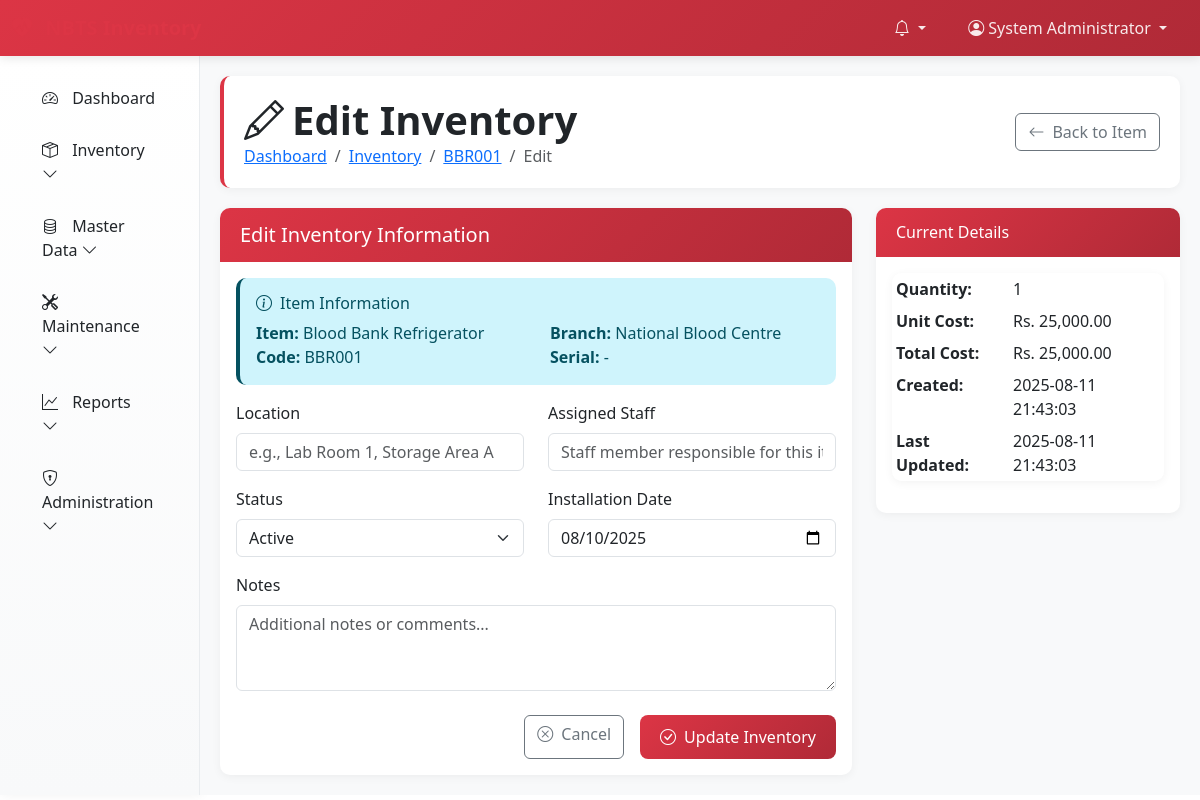
Page /pages/inventory/edit.php?id=3 (signed in) on the committed database.
### tables this page shows
CREATE TABLE IF NOT EXISTS `inventory` (
  `id` int NOT NULL AUTO_INCREMENT,
  `item_id` int NOT NULL,
  `branch_id` int NOT NULL,
  `serial_number` varchar(100) DEFAULT NULL,
  `batch_number` varchar(100) DEFAULT NULL,
  `purchase_date` date DEFAULT NULL,
  `supplier_id` int DEFAULT NULL,
  `allocation_id` int DEFAULT NULL,
  `is_allocated` tinyint(1) DEFAULT '0',
  `invoice_number` varchar(100) DEFAULT NULL,
  `warranty_start_date` date DEFAULT NULL,
  `warranty_end_date` date DEFAULT NULL,
  `installation_date` date DEFAULT NULL,
  `location` varchar(200) DEFAULT NULL,
  `assigned_staff` varchar(100) DEFAULT NULL,
  `status` enum('active','maintenance','repair','disposed','lost','damaged') NOT NULL DEFAULT 'active',
  `quantity` int NOT NULL DEFAULT '1',
  `unit_cost` decimal(10,2) DEFAULT '0.00',
  `total_cost` decimal(10,2) DEFAULT '0.00',
  `qr_code` varchar(255) DEFAULT NULL,
  `notes` text,
  `created_at` timestamp NULL DEFAULT CURRENT_TIMESTAMP,
  `updated_at` timestamp NULL DEFAULT CURRENT_TIMESTAMP ON UPDATE CURRENT_TIMESTAMP,
  PRIMARY KEY (`id`),
  KEY `item_id` (`item_id`),
  KEY `branch_id` (`branch_id`),
  KEY `supplier_id` (`supplier_id`),
  KEY `idx_serial` (`serial_number`),
  KEY `idx_status` (`status`),
  KEY `idx_warranty` (`warranty_end_date`)
);

CREATE TABLE IF NOT EXISTS `items` (
  `id` int NOT NULL AUTO_INCREMENT,
  `name` varchar(200) NOT NULL,
  `code` varchar(50) NOT NULL,
  `category_id` int NOT NULL,
  `brand` varchar(100) DEFAULT NULL,
  `model` varchar(100) DEFAULT NULL,
  `description` text,
  `unit_of_measure` varchar(20) DEFAULT 'pcs',
  `unit_cost` decimal(10,2) DEFAULT '0.00',
  `reorder_level` int DEFAULT '0',
  `qr_code` varchar(255) DEFAULT NULL,
  `is_active` tinyint(1) NOT NULL DEFAULT '1',
  `created_at` timestamp NULL DEFAULT CURRENT_TIMESTAMP,
  `updated_at` timestamp NULL DEFAULT CURRENT_TIMESTAMP ON UPDATE CURRENT_TIMESTAMP,
  PRIMARY KEY (`id`),
  UNIQUE KEY `code` (`code`),
  KEY `category_id` (`category_id`)
);

CREATE TABLE IF NOT EXISTS `branches` (
  `id` int NOT NULL AUTO_INCREMENT,
  `name` varchar(100) NOT NULL,
  `code` varchar(20) NOT NULL,
  `address` text NOT NULL,
  `city` varchar(50) NOT NULL,
  `district` varchar(50) NOT NULL,
  `phone` varchar(20) DEFAULT NULL,
  `email` varchar(100) DEFAULT NULL,
  `manager_name` varchar(100) DEFAULT NULL,
  `is_active` tinyint(1) NOT NULL DEFAULT '1',
  `created_at` timestamp NULL DEFAULT CURRENT_TIMESTAMP,
  `updated_at` timestamp NULL DEFAULT CURRENT_TIMESTAMP ON UPDATE CURRENT_TIMESTAMP,
  PRIMARY KEY (`id`),
  UNIQUE KEY `code` (`code`)
);

### config/database.php (called while the page is built, shortened)
<?php
function getDatabaseConnection() {
    static $connection = null;
    if ($connection === null) {
        try {
            $connection = new mysqli(DB_HOST, DB_USERNAME, DB_PASSWORD, DB_NAME);
            $connection->set_charset(DB_CHARSET);
            $connection->query("SET time_zone = '+05:30'");
        } catch (Exception $e) {
            error_log("Database connection error: " . $e->getMessage());
            die("Database connection failed. Please check configuration.");
        }
    }
    return $connection;
}
function executeQuery($query, $params = [], $types = '') {
    $conn = getDatabaseConnection();
    $stmt = $conn->prepare($query);
    if (!empty($params)) {
        $stmt->bind_param($types, ...$params);
    }
    $result = $stmt->execute();
    return $stmt;
}
function fetchSingle($query, $params = [], $types = '') {
    $stmt = executeQuery($query, $params, $types);
    $result = $stmt->get_result();
    return $result->fetch_assoc();
}
?>

### config/config.php (called while the page is built, shortened)
<?php
require_once 'database.php';
function formatCurrency($amount) {
    $amount = is_numeric($amount) ? $amount : 0;
    return 'Rs. ' . number_format($amount, 2);
}
function formatDateTime($datetime, $format = 'Y-m-d H:i:s') {
    return (empty($datetime) || $datetime === '0000-00-00 00:00:00') ? '' : date($format, strtotime($datetime));
}
?>

### pages/inventory/edit.php (the view, shortened to what this page needs)
<?php
require_once '../../config/config.php';
$inventory_id = (int)($_GET['id'] ?? 0);
$inventory = fetchSingle(
    "SELECT inv.*, i.name as item_name, i.code as item_code, b.name as branch_name
     FROM inventory inv
     JOIN items i ON inv.item_id = i.id
     JOIN branches b ON inv.branch_id = b.id
     WHERE inv.id = ?",
    [$inventory_id],
    'i'
);
include '../../includes/header.php';
?>
<div class="page-header fade-in">
    <div class="d-flex justify-content-between align-items-center">
        <div>
            <h1><i class="bi bi-pencil me-2"></i>Edit Inventory</h1>
            <nav aria-label="breadcrumb">
                <ol class="breadcrumb">
                    <li class="breadcrumb-item"><a href="<?php echo BASE_URL; ?>/pages/dashboard.php">Dashboard</a></li>
                    <li class="breadcrumb-item"><a href="index.php">Inventory</a></li>
                    <li class="breadcrumb-item"><a href="view.php?id=<?php echo $inventory['id']; ?>"><?php echo htmlspecialchars($inventory['item_code']); ?></a></li>
                    <li class="breadcrumb-item active">Edit</li>
                </ol>
            </nav>
        </div>
        <div>
            <a href="view.php?id=<?php echo $inventory['id']; ?>" class="btn btn-outline-secondary">
                <i class="bi bi-arrow-left me-2"></i>Back to Item
            </a>
        </div>
    </div>
</div>
<div class="row">
    <div class="col-lg-8">
        <div class="card fade-in">
            <div class="card-header">
                <h5 class="mb-0">Edit Inventory Information</h5>
            </div>
            <div class="card-body">
                <div class="alert alert-info">
                    <h6><i class="bi bi-info-circle me-2"></i>Item Information</h6>
                    <div class="row">
                        <div class="col-md-6">
                            <strong>Item:</strong> <?php echo htmlspecialchars($inventory['item_name']); ?><br>
                            <strong>Code:</strong> <?php echo htmlspecialchars($inventory['item_code']); ?>
                        </div>
                        <div class="col-md-6">
                            <strong>Branch:</strong> <?php echo htmlspecialchars($inventory['branch_name']); ?><br>
                            <strong>Serial:</strong> <?php echo htmlspecialchars($inventory['serial_number'] ?: '-'); ?>
                        </div>
                    </div>
                </div>
                <form method="POST" id="editForm">
                    <div class="row">
                        <div class="col-md-6 mb-3">
                            <label for="location" class="form-label">Location</label>
                            <input type="text" class="form-control" id="location" name="location"
                                   value="<?php echo htmlspecialchars($_POST['location'] ?? $inventory['location'] ?? ''); ?>"
                                   placeholder="e.g., Lab Room 1, Storage Area A">
                        </div>
                        <div class="col-md-6 mb-3">
                            <label for="assigned_staff" class="form-label">Assigned Staff</label>
                            <input type="text" class="form-control" id="assigned_staff" name="assigned_staff"
                                   value="<?php echo htmlspecialchars($_POST['assigned_staff'] ?? $inventory['assigned_staff'] ?? ''); ?>"
                                   placeholder="Staff member responsible for this item">
                        </div>
                    </div>
                    <div class="row">
                        <div class="col-md-6 mb-3">
                            <label for="status" class="form-label">Status</label>
                            <select class="form-select" id="status" name="status">
                                <?php
                                $current_status = $_POST['status'] ?? $inventory['status'];
                                $statuses = ['active', 'maintenance', 'repair', 'disposed', 'lost', 'damaged'];
                                ?>
                                <?php foreach ($statuses as $status): ?>
                                    <option value="<?php echo $status; ?>" <?php echo ($current_status === $status) ? 'selected' : ''; ?>>
                                        <?php echo ucfirst($status); ?>
                                    </option>
                                <?php endforeach; ?>
                            </select>
                        </div>
                        <div class="col-md-6 mb-3">
                            <label for="installation_date" class="form-label">Installation Date</label>
                            <input type="date" class="form-control" id="installation_date" name="installation_date"
                                   value="<?php echo htmlspecialchars($_POST['installation_date'] ?? $inventory['installation_date'] ?? ''); ?>">
                        </div>
                    </div>
                    <div class="mb-4">
                        <label for="notes" class="form-label">Notes</label>
                        <textarea class="form-control" id="notes" name="notes" rows="3"
                                  placeholder="Additional notes or comments..."><?php echo htmlspecialchars($_POST['notes'] ?? $inventory['notes'] ?? '', ENT_QUOTES); ?></textarea>
                    </div>
                    <div class="d-grid gap-2 d-md-flex justify-content-md-end">
                        <a href="view.php?id=<?php echo $inventory['id']; ?>" class="btn btn-outline-secondary me-md-2">
                            <i class="bi bi-x-circle me-2"></i>Cancel
                        </a>
                        <button type="submit" class="btn btn-primary">
                            <i class="bi bi-check-circle me-2"></i>Update Inventory
                        </button>
                    </div>
                </form>
            </div>
        </div>
    </div>
    <div class="col-lg-4">
        <div class="card fade-in">
            <div class="card-header">
                <h6 class="mb-0">Current Details</h6>
            </div>
            <div class="card-body">
                <table class="table table-sm table-borderless">
                    <tr>
                        <td><strong>Quantity:</strong></td>
                        <td><?php echo number_format($inventory['quantity']); ?></td>
                    </tr>
                    <tr>
                        <td><strong>Unit Cost:</strong></td>
                        <td><?php echo formatCurrency($inventory['unit_cost']); ?></td>
                    </tr>
                    <tr>
                        <td><strong>Total Cost:</strong></td>
                        <td><?php echo formatCurrency($inventory['total_cost']); ?></td>
                    </tr>
                    <tr>
                        <td><strong>Created:</strong></td>
                        <td><?php echo formatDateTime($inventory['created_at']); ?></td>
                    </tr>
                    <tr>
                        <td><strong>Last Updated:</strong></td>
                        <td><?php echo formatDateTime($inventory['updated_at']); ?></td>
                    </tr>
                </table>
            </div>
        </div>
    </div>
</div>
<?php include '../../includes/footer.php'; ?>

### includes/header.php (style rules this page uses)
:root { --nbts-primary: #dc3545; --nbts-secondary: #0d6efd; --nbts-success: #198754; --nbts-warning: #ffc107; --nbts-danger: #dc3545; --nbts-info: #0dcaf0; --nbts-light: #f8f9fa; --nbts-dark: #212529; }
.page-header { background: white; padding: 20px; border-radius: 10px; box-shadow: 0 2px 10px rgba(0,0,0,0.05); margin-bottom: 20px; border-left: 4px solid var(--nbts-primary); }
.page-header h1 { margin: 0; color: var(--nbts-dark); font-weight: 600; }
.page-header .breadcrumb { margin: 0; background: none; padding: 0; }
.card { border: none; border-radius: 10px; box-shadow: 0 2px 10px rgba(0,0,0,0.05); transition: transform 0.3s ease, box-shadow 0.3s ease; }
.card-header { background: linear-gradient(135deg, var(--nbts-primary), #b02a37); color: white; border-radius: 10px 10px 0 0 !important; padding: 15px 20px; border: none; font-weight: 600; }
.btn-primary { background: linear-gradient(135deg, var(--nbts-primary), #b02a37); border: none; border-radius: 8px; font-weight: 500; padding: 10px 20px; transition: all 0.3s ease; }
.table { background: white; border-radius: 10px; overflow: hidden; box-shadow: 0 2px 10px rgba(0,0,0,0.05); }
.table tbody tr { transition: background-color 0.3s ease; }
.alert { border: none; border-radius: 10px; border-left: 4px solid; }
.fade-in { animation: fadeIn 0.5s ease-in-out; }

### rows in the picture
inventory: item.code "BBR001", item.name "Blood Bank Refrigerator", branch.name "National Blood Centre", serial_number "-", status "Active", installation_date "08/10/2025", quantity "1", unit_cost "Rs. 25,000.00", total_cost "Rs. 25,000.00", created_at "2025-08-11 21:43:03", updated_at "2025-08-11 21:43:03"

### other values in the picture
$_SESSION['user_name'] "System Administrator"
